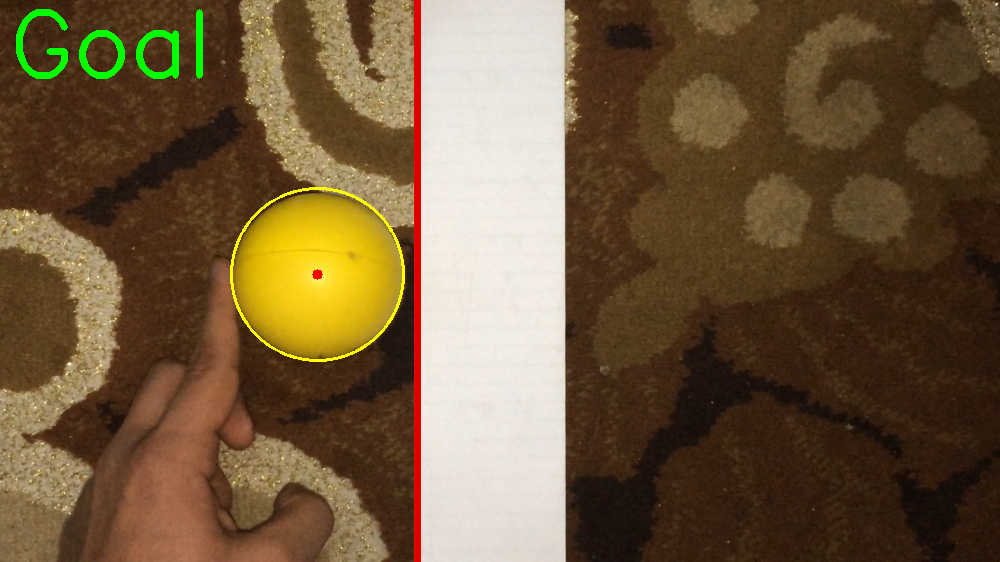
#> input picture testing/01_extreme_left.png, 1000 x 562 px, given in place of 01.mov, which was not available
$ jupyter execute 'final project.ipynb'
#> lines starting #> are read from the running program, lines starting #| are printed output that depends on the picture; after the words box and inside, x2 and y2 are one past the last pixel; in counts of white or black regions, pixels touching at a corner belong together; pictures that were not available may be replaced by others from this repository, and a replacement may not be noted
[cell 1]
import cv2
import numpy as np
import imutils
# from collections import deque

[cell 2]
# [5 lines of commented-out code are left out]
greenLower =(17, 156 , 117)
greenUpper =(27, 255, 255)
lower_white =( 0,   0 ,187)
upper_white =(34 , 46, 255)
# pts = deque(maxlen=20)

[cell 3]
video_name="01.mov"
video_name2=video_name.split(".")[0]+"_after.avi"
video_name3="extreme_left_"+video_name.split(".")[0]+".png"

video = cv2.VideoCapture(video_name)
fourcc = cv2.VideoWriter_fourcc('M','J','P','G')
out = cv2.VideoWriter(video_name2,fourcc, 25.0,(1000,562),True)

xmin = 1000
xmin2= 1000
flag = 1
# flag3 = 1
final=None
xxx="No Goal"
while(video.isOpened()):
    flag2= 0
    _, frame = video.read()
#> frame is the input picture: shape (562, 1000, 3); mean B, G, R 59.7, 89.2, 111.5
    if frame is None:
        break
#     frame = imutils.rotate(frame, 180)
    frame = imutils.resize(frame, width=1000)
    (h, w) = frame.shape[:2]


    #LINE detection  # detect xmin2

    if flag==1:
        frame2=frame.copy()
        hsv = cv2.cvtColor(frame2, cv2.COLOR_BGR2HSV)
#> hsv: shape (562, 1000, 3); mean H, S, V 15.5, 144.6, 113
        # [6 lines of commented-out code are left out]

        mask = cv2.inRange(hsv, lower_white, upper_white)
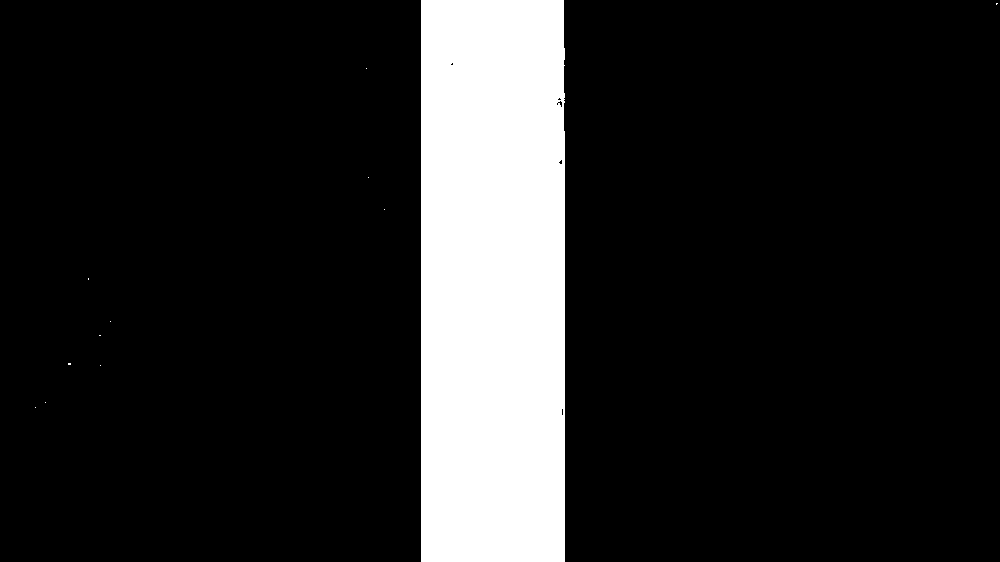
#> mask: shape (562, 1000); 14.4% white; 12 white regions (11 under 20 px), largest, box (x1, y1, x2, y2) and area: (421, 0, 565, 562) 80784

        kernel = np.ones((4,4), np.uint8)
        mask = cv2.erode(mask, kernel, iterations=1)
#> mask: shape (562, 1000); 14.1% white; 1 white region, box (x1, y1, x2, y2) and area: (423, 0, 564, 562) 78962
        mask = cv2.dilate(mask, kernel, iterations=1)
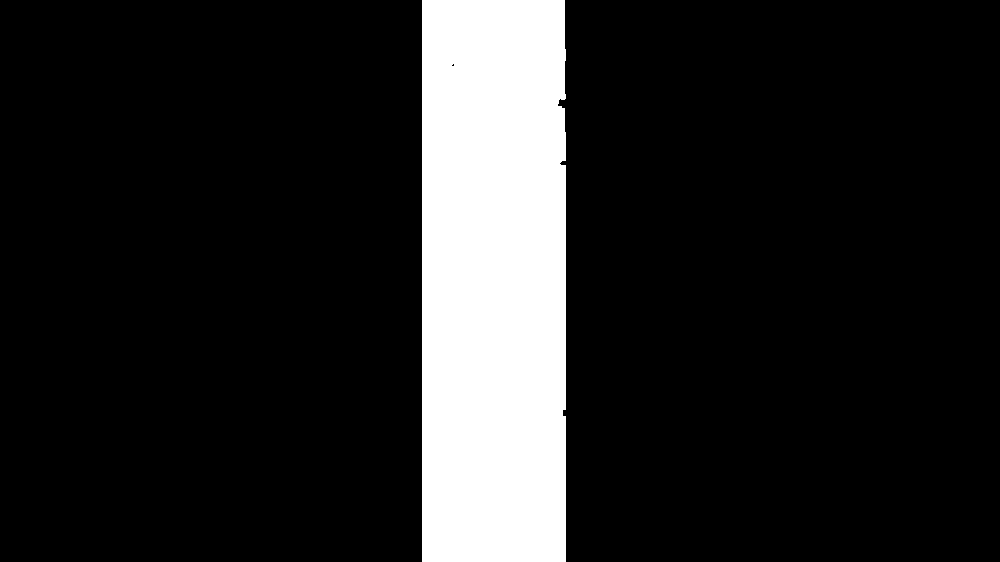
#> mask: shape (562, 1000); 14.4% white; 1 white region
        #cv2.imshow("mask",mask)

        contours, hierarchy = cv2.findContours(mask, cv2.RETR_TREE, cv2.CHAIN_APPROX_SIMPLE)
#> contours = 2 contours, 1 with area under 20; largest, box (x1, y1, x2, y2) and area: (422, 0, 566, 562) 80015
        contours = sorted(contours, key=cv2.contourArea, reverse=True)
        if len(contours) > 0:
            cv2.drawContours(frame2, [contours[0]], -1, (0, 255, 0), 5)
            for i in range (0,len(contours[0])):
                #print(contours[0][i][0][0])
                if contours[0][i][0][0] < xmin2:
                    xmin2=contours[0][i][0][0]
#> this loop made 36 passes
#> xmin2 on pass 1: 422
#> after the loop, xmin2 = 422
            cv2.line(frame2, (xmin2,0),(xmin2,h),(0,0,225),5)
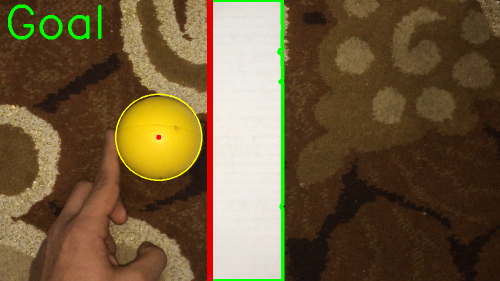
#> frame2: shape (562, 1000, 3) (shown at 1/2 size); mean B, G, R 57.3, 88.9, 109.8
        #cv2.imshow("frame2",frame2)
        flag=0


# [31 lines of commented-out code are left out]


    blurred = cv2.GaussianBlur(frame, (11, 11), 0)
    hsv = cv2.cvtColor(blurred, cv2.COLOR_BGR2HSV)
#> hsv: shape (562, 1000, 3); mean H, S, V 15.6, 144.2, 112.9
    mask = cv2.inRange(hsv, greenLower, greenUpper)
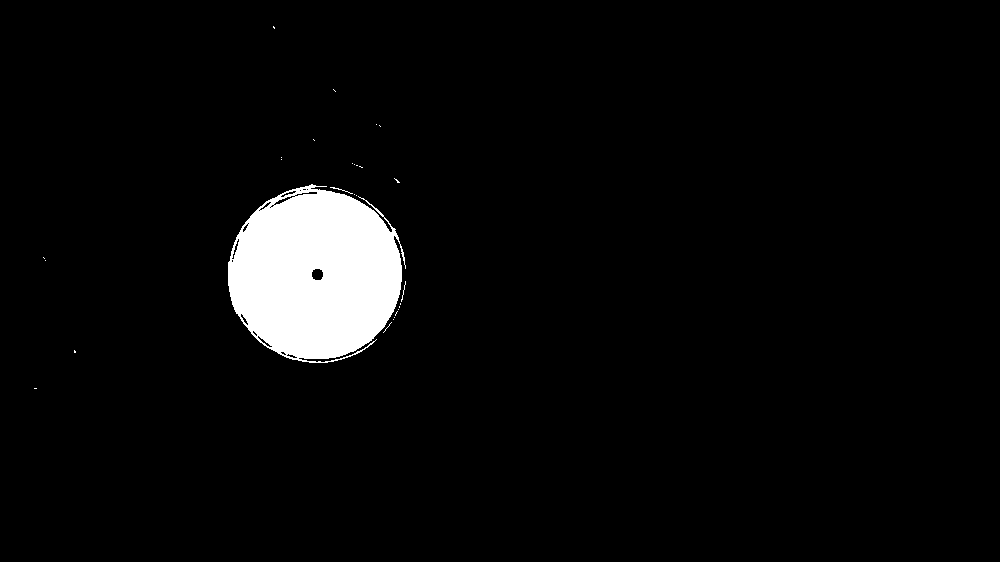
#> mask: shape (562, 1000); 4.2% white; 28 white regions (25 under 20 px), largest, box (x1, y1, x2, y2) and area: (228, 184, 406, 363) 23533, (330, 187, 353, 194) 26, (401, 281, 406, 302) 22
    kernel=np.ones((5,5),np.uint8)
    mask = cv2.morphologyEx(mask,cv2.MORPH_CLOSE,kernel)
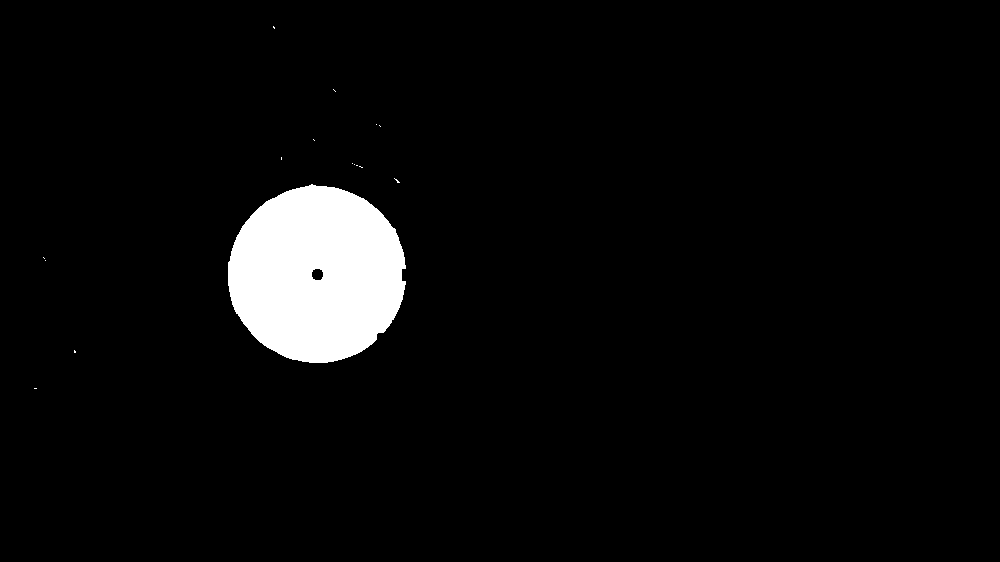
#> mask: shape (562, 1000); 4.4% white; 16 white regions (15 under 20 px), largest, box (x1, y1, x2, y2) and area: (228, 184, 406, 363) 24587
    mask = cv2.dilate(mask, kernel, iterations=2)
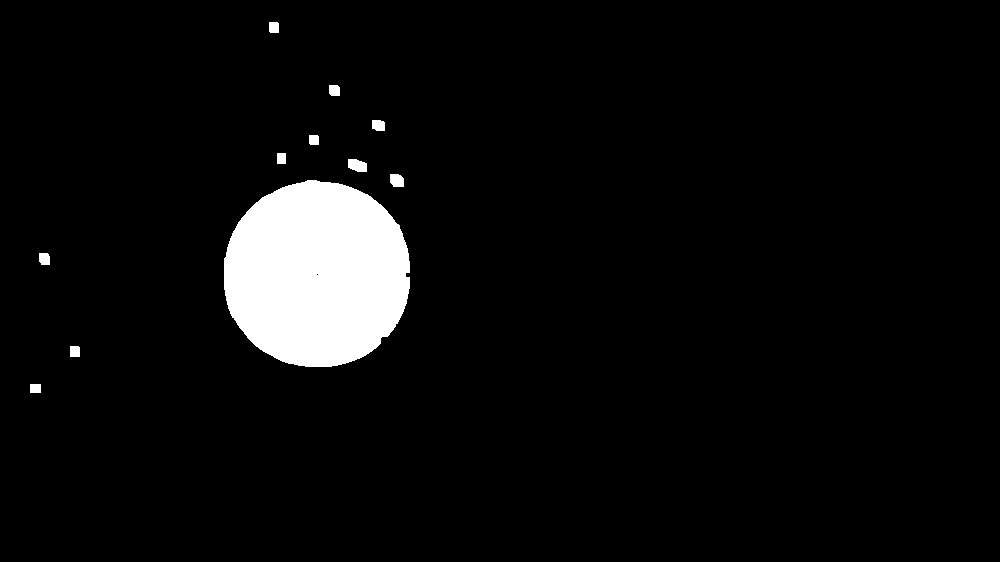
#> mask: shape (562, 1000); 5.1% white; 11 white regions, largest, box (x1, y1, x2, y2) and area: (224, 180, 410, 367) 27640, (348, 159, 367, 172) 200, (390, 174, 404, 187) 162
    mask = cv2.erode(mask, kernel, iterations=2)
#> mask: shape (562, 1000); 4.4% white; 16 white regions (15 under 20 px)
    res=cv2.bitwise_and(frame,frame,mask=mask)
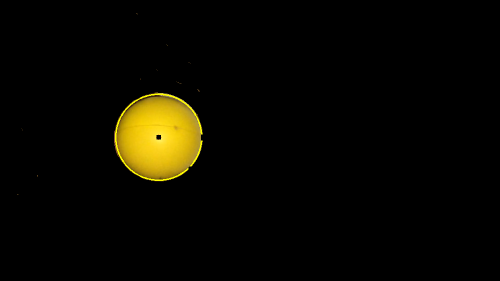
#> res: shape (562, 1000, 3) (shown at 1/2 size); mean B, G, R 0.8, 7.8, 9.3
    cnts,_=cv2.findContours(mask.copy(),cv2.RETR_EXTERNAL,cv2.CHAIN_APPROX_SIMPLE)[-2:]
#> cnts = 16 contours, 15 with area under 20; largest, box (x1, y1, x2, y2) and area: (228, 184, 406, 363) 24432
    #cv2.imshow("mask",mask)

    center = None
    if len(cnts) > 0:
        c = max(cnts, key=cv2.contourArea)
#> c = contour of 262 points, box (x1, y1, x2, y2) (228, 184, 406, 363), area 24432
        ((x, y), radius) = cv2.minEnclosingCircle(c)
#> x = 316.4; y = 272.8; radius = 89.99

        if x<xmin and x>50:
            xmin=x
#> xmin = 316.4
            #final=frame.copy()
            flag2=1

        if radius > 70:
            cv2.circle(frame, (int(x), int(y)), int(radius),(0, 255, 255), 2)
            cv2.circle(frame, (int(x), int(y)), 5, (0, 0, 255), -1)
#> frame: shape (562, 1000, 3); mean B, G, R 59.6, 89.6, 111.8
            if x+radius < xmin2:
                xxx="Goal"
            else:
                xxx="No Goal"

    if (xxx=="No Goal"):
        cv2.putText(frame, "No Goal", (10, 75), cv2.FONT_HERSHEY_SIMPLEX, 3, (0, 0, 255), 6)
    else:
        cv2.putText(frame, "Goal", (10, 75), cv2.FONT_HERSHEY_SIMPLEX, 3, (0, 255, 0), 6)

    cv2.line(frame, (xmin2,0),(xmin2,h),(0,0,225),3)
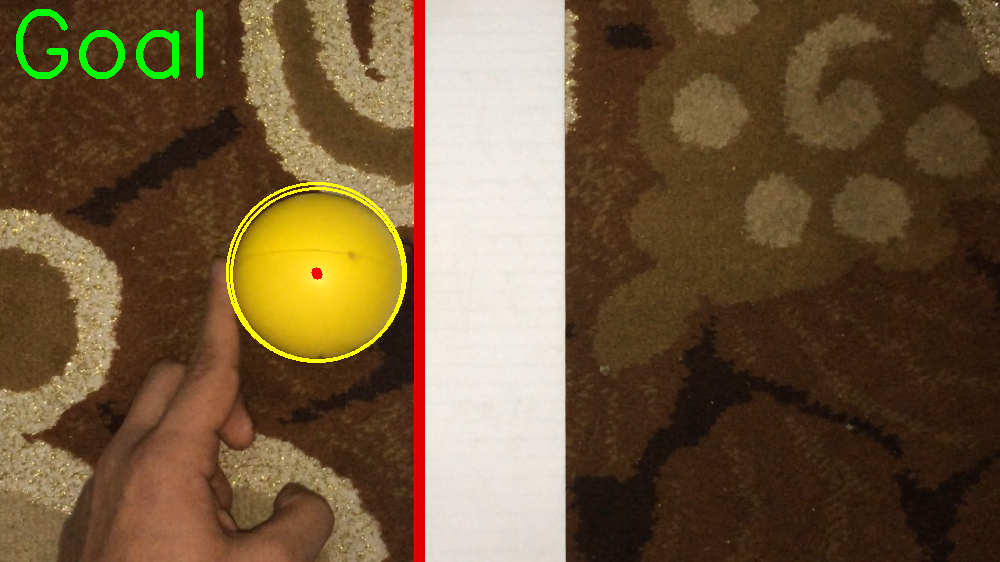
#> frame: shape (562, 1000, 3); mean B, G, R 58.8, 88.7, 111.8
#     cv2.line(frame,point1,point2,(255,0,0),2)
    if flag2==1:
        final=frame.copy()
    cv2.imshow("Frame", frame)
    #(h, w) = frame.shape[:2]
    #print(h)
    #print(w)
    out.write(frame)
    key = cv2.waitKey(1) & 0xFF
#> (key Esc is pressed here)

    if key == 27:
        break

if final is not None:
    cv2.imshow("extreme left",final)
    cv2.waitKey()
    cv2.imwrite(video_name3,final)

video.release()
out.release()
cv2.destroyAllWindows()

$ run again, on testing/extreme_left_02.png
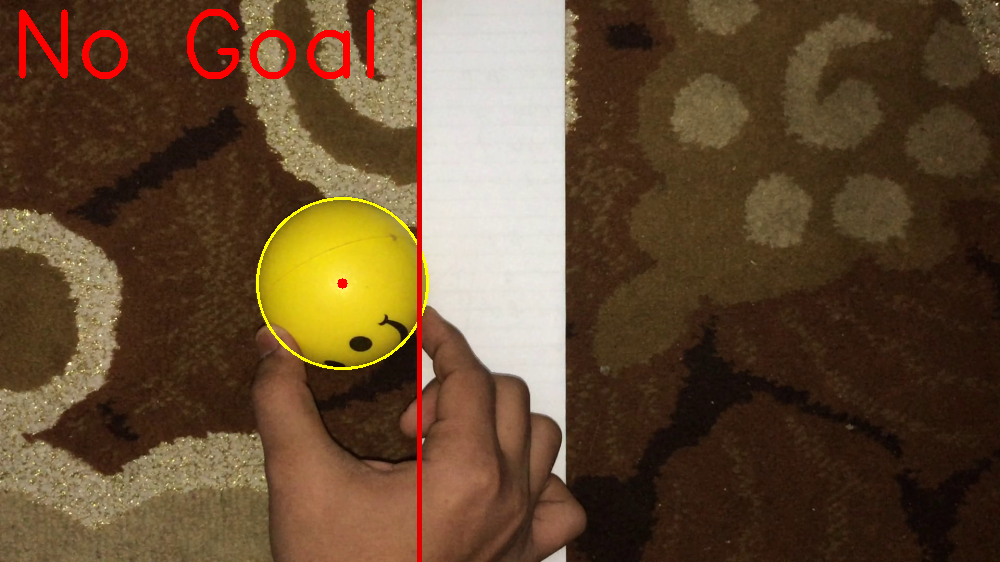
#> input picture testing/extreme_left_02.png, 1000 x 562 px, given in place of 01.mov, which was not available
#> frame is the input picture: shape (562, 1000, 3); mean B, G, R 49.7, 75.3, 99.7
#> `mask = cv2.dilate(mask, kernel, iterations=1)`:
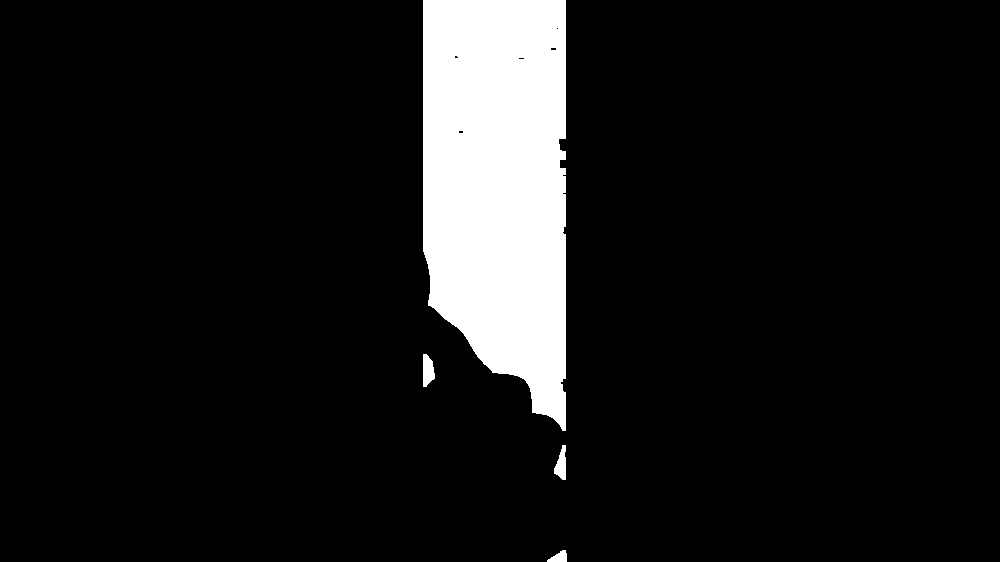
#> mask: shape (562, 1000); 9.3% white; 4 white regions
#> contours = 9 contours, 5 with area under 20; largest, box (x1, y1, x2, y2) and area: (423, 0, 566, 431) 51296, (423, 354, 435, 387) 260, (554, 445, 566, 480) 230, (547, 550, 567, 562) 128
#> the loop `for i in range (0,len(contours[0])):` made 144 passes
#> xmin2 on pass 1: 423
#> after the loop `for i in range (0,len(contours[0])):`: xmin2 = 423
#> cnts = 3 contours, 2 with area under 20; largest, box (x1, y1, x2, y2) and area: (255, 196, 428, 371) 22968
#> c = contour of 237 points, box (x1, y1, x2, y2) (255, 196, 428, 371), area 22968
#> x = 342.1; y = 283.5; radius = 88.99
#> xmin = 342.1
#> `cv2.line(frame, (xmin2,0),(xmin2,h),(0,0,225),3)`:
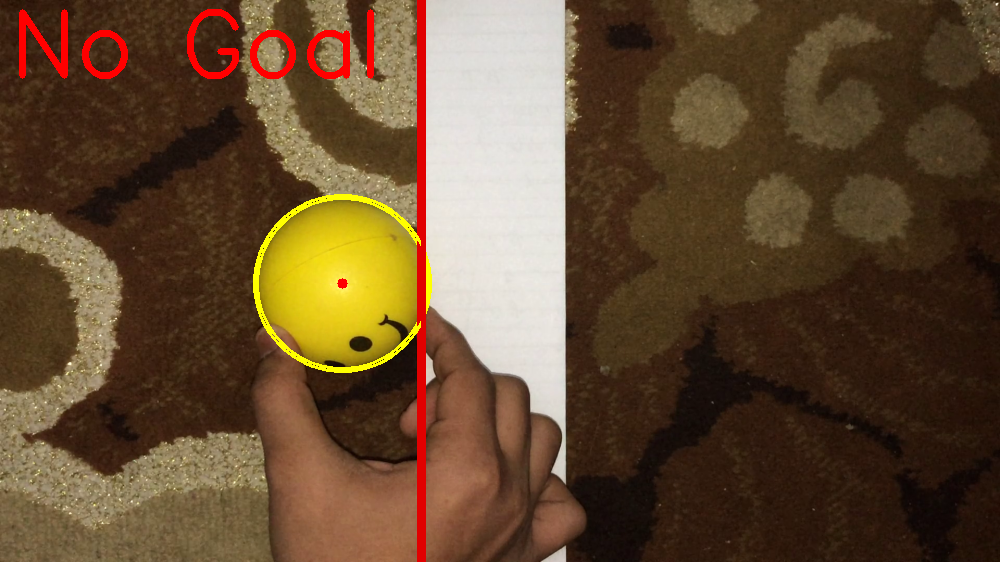
#> frame: shape (562, 1000, 3); mean B, G, R 49, 75.1, 100.3
